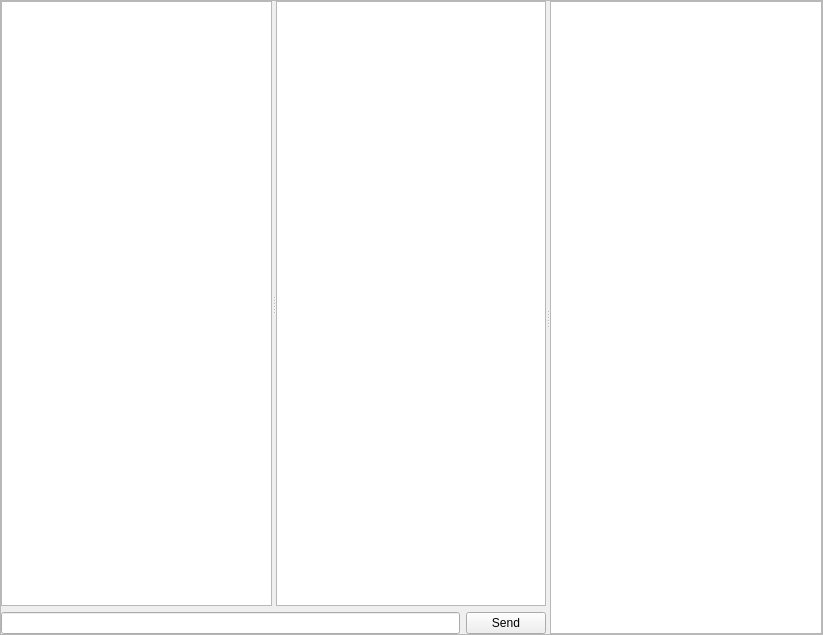
<?xml version="1.0" encoding="UTF-8"?>
<ui version="4.0">
 <class>Form</class>
 <widget class="QWidget" name="Form">
  <property name="geometry">
   <rect>
    <x>0</x>
    <y>0</y>
    <width>823</width>
    <height>635</height>
   </rect>
  </property>
  <property name="windowTitle">
   <string>Form</string>
  </property>
  <layout class="QHBoxLayout" name="horizontalLayout_2">
   <property name="margin">
    <number>0</number>
   </property>
   <item>
    <widget class="QFrame" name="bgframe">
     <property name="frameShape">
      <enum>QFrame::StyledPanel</enum>
     </property>
     <property name="frameShadow">
      <enum>QFrame::Raised</enum>
     </property>
     <layout class="QHBoxLayout" name="horizontalLayout_3">
      <property name="margin">
       <number>0</number>
      </property>
      <item>
       <layout class="QVBoxLayout" name="verticalLayout_2">
        <item>
         <layout class="QHBoxLayout" name="buttonlayout"/>
        </item>
        <item>
         <widget class="QSplitter" name="splitter2">
          <property name="orientation">
           <enum>Qt::Horizontal</enum>
          </property>
          <widget class="QWidget" name="layoutWidget">
           <layout class="QVBoxLayout" name="verticalLayout">
            <item>
             <widget class="QSplitter" name="splitter1">
              <property name="orientation">
               <enum>Qt::Horizontal</enum>
              </property>
              <widget class="QTreeView" name="users">
               <property name="sortingEnabled">
                <bool>true</bool>
               </property>
               <property name="expandsOnDoubleClick">
                <bool>false</bool>
               </property>
              </widget>
              <widget class="QTreeView" name="hosts">
               <property name="expandsOnDoubleClick">
                <bool>false</bool>
               </property>
              </widget>
             </widget>
            </item>
            <item>
             <layout class="QHBoxLayout" name="horizontalLayout">
              <item>
               <widget class="QLineEdit" name="msg"/>
              </item>
              <item>
               <widget class="QPushButton" name="send">
                <property name="text">
                 <string>Send</string>
                </property>
               </widget>
              </item>
             </layout>
            </item>
           </layout>
          </widget>
          <widget class="QTextBrowser" name="chat"/>
         </widget>
        </item>
       </layout>
      </item>
     </layout>
    </widget>
   </item>
  </layout>
 </widget>
 <resources/>
 <connections/>
</ui>
